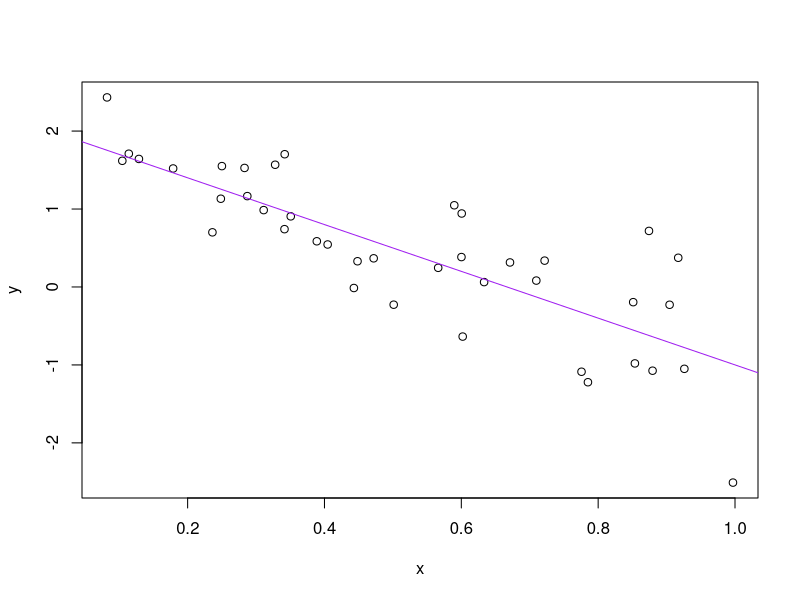

This chart was generated by the following R code:
## ---- chunk 1
my_object <- 5*10
my_object
## ---- chunk 2
this_is_a_really_long_name <- 2.5
## ---- chunk 3
seq(1, 10)
## ---- chunk 4
seq(from = 1, to = 10, by = 2)
## ---- chunk 5
y <- seq(1, 10)
y
## ---- chunk 6
(y <- seq(1, 10))
## ---- chunk 7
date()
## ---- chunk 8
objects()
ls()
## ---- chunk 9
rm(y)
## ---- chunk 10
rm(list = ls())
## ---- chunk 11
20 == 10*2
"hello" == "goodbye"
## ---- chunk 12
(5 > 2) & (6 >= 10)
(5 > 2) | (6 >= 10)
## ---- chunk 13
c(1, 1, 2, 3, 1) == 1
## ---- chunk 14
site <- c('a', 'b', 'c', 'd')
state <- c('FL', 'FL', 'GA', 'AL')
## ---- chunk 15
state == 'FL'
## ---- chunk 16
site[state == 'FL']
## ---- chunk 17
site[c(TRUE, TRUE, FALSE, FALSE)]
## ---- chunk 18
x <- 6
if (x > 5) {
  x <- x^2
}
x
## ---- chunk 19
x <- 4
if (x > 5) {
  x <- x^2
}
x
## ---- chunk 20
veg_type <- "tree"
volume <- 16.08
if (veg_type == "tree") {
  mass <- 2.65 * volume^0.9
}
mass
## ---- chunk 21
veg_type <- "grass"
volume <- 16.08
if (veg_type == "tree") {
  mass <- 2.65 * volume^0.9
} else if (veg_type == "grass") {
  mass <- 0.65 * volume^1.2
}
mass
## ---- chunk 22
veg_type <- "shrub"
volume <- 16.08
if (veg_type == "tree") {
  mass <- 2.65 * volume^0.9
} else if (veg_type == "grass") {
  mass <- 0.65 * volume^1.2
} else {
  mass <- NA
}
mass
## ---- chunk 23
x <- 5
if (x > 2) {
  x * 2
}
if (x > 4) {
  x * 4
}
## ---- chunk 24
x <- 5
if (x > 2) {
  x * 2
} else if (x > 4) {
  x * 4
}
## ---- chunk 25
a <- 2
b <- -3
sig_sq <- 0.5
x <- runif(40)
y <- a + b*x + rnorm(40, sd = sqrt(sig_sq))
(avg_x <- mean(x))
plot(x, y)
abline(a, b, col = "purple")
